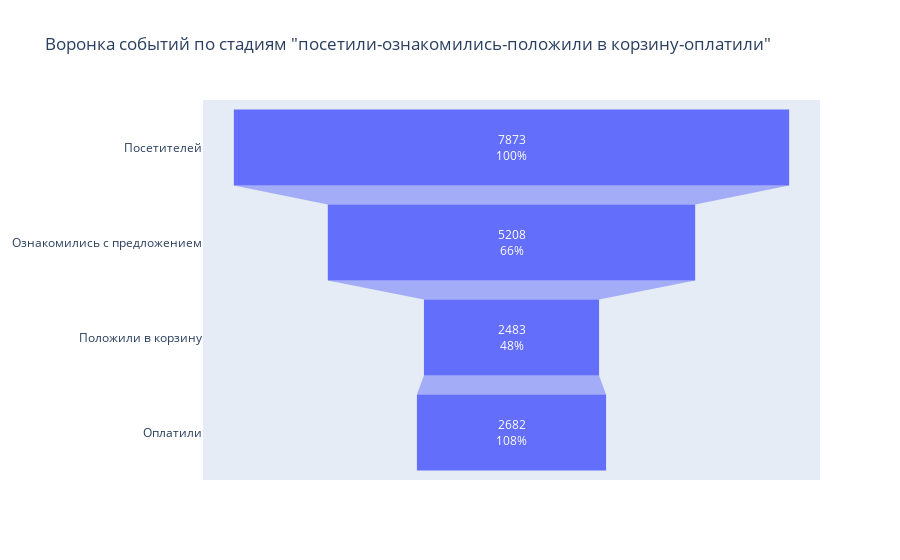

The notebook cell this image was saved under:
### Markdown cell above
---
__Выборки обладают практически одинаковыми статистическими значениями распределения количества событий на пользователя. Среднее значение количества событий на пользователя составляют для А и В соответственно 7.73 и 7.37. Максимальные значения 40 и 36 соответственно. Очень показательно, что медианные значения одинаковы и составляют 6 событий. Т.е. статистически распределения событий на пользователя в группах А и В очень близки.__

---

### Code cell
# воронка конверсии по группе А
funnel_plot2(events_part_A)

### Figure 1 — Plotly figure (JSON) as saved in the notebook; plotly's stock layout.template omitted (floating-point values rounded to 4 significant figures)
{"data": [{"textinfo": "value+percent previous", "textposition": "inside", "type": "funnel", "x": [7873, 5208, 2483, 2682], "y": ["Посетителей", "Ознакомились с предложением", "Положили в корзину", "Оплатили"]}], "layout": {"title": {"text": "Воронка событий по стадиям \"посетили-ознакомились-положили в корзину-оплатили\""}}}
